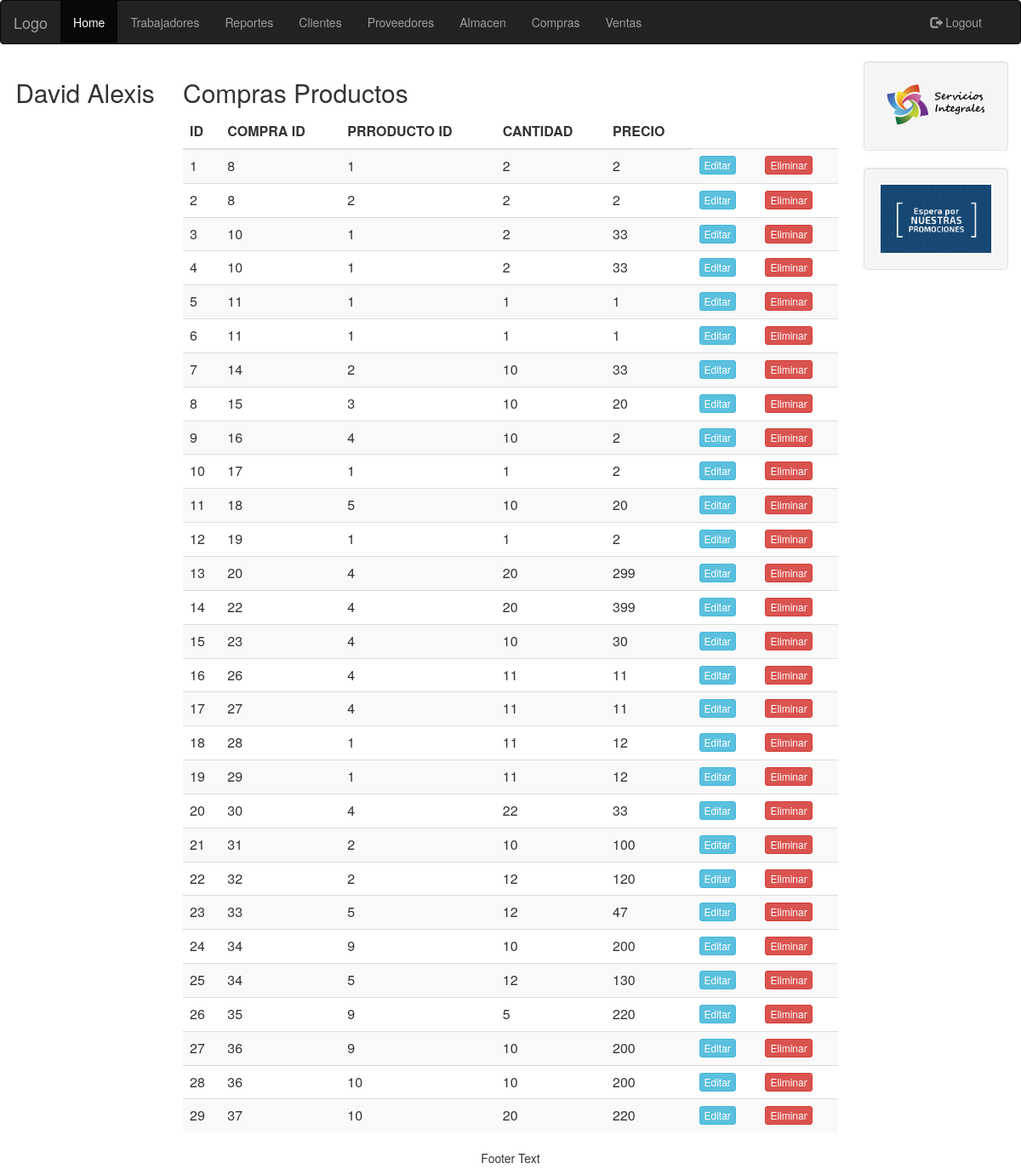
The app's page /taller/compras_producto.php (signed in) with its own data.
### tables this page shows
CREATE TABLE `trabajador` (
  `id` int(11) NOT NULL,
  `nombre` varchar(30) NOT NULL,
  `apellido` varchar(30) NOT NULL,
  `usuario` varchar(40) NOT NULL,
  `contrasena` varchar(30) NOT NULL,
  `admin` int(15) NOT NULL
);

CREATE TABLE `compras_productos` (
  `id` int(11) NOT NULL,
  `compra_id` int(11) NOT NULL,
  `producto_id` int(11) NOT NULL,
  `cantidad` int(11) NOT NULL,
  `precio` decimal(10,0) NOT NULL
);

### taller/utilidades/sesion.php (called while the page is built, shortened)
<?php
include_once('clases/Trabajador.php');
global $BD;
if (isset($_SESSION['sesion_id'])) {
	if ($_SESSION['sesion_tipo'] == 'trabajador') {
		$_usuario = new Trabajador();
		$sql = "SELECT * FROM trabajador WHERE id = {$_SESSION['sesion_id']}";
		$resultado = $BD->query($sql);
		$datos = $resultado->fetch_assoc();
		$_usuario->nombre = $datos['nombre'];
	}
} else {
	$_usuario = false;
}

### taller/clases/Trabajador.php (called while the page is built, shortened)
<?php
include_once "Almacen.php";
include_once "CompraProducto.php";
class Trabajador extends Usuario {
	public function consultarComprasProducto(){
		global $BD;
		$sql = "SELECT * FROM compras_productos";
		$result = $BD->query($sql);
		$compras = array();
		while($fila = $result->fetch_assoc()) {
			$compra = new CompraProducto($fila['id'],
						$fila['compra_id'], $fila['producto_id'],
						$fila['cantidad'], $fila['precio']);
			$compras[] = $compra;
		}
		return $compras;
	}
}

### taller/clases/CompraProducto.php (called while the page is built, shortened)
<?php
class CompraProducto {
	public function __construct($id = null, $compra_id = null, $producto_id =null, $cantidad = null, $precio = 0) {
		 $this->id = $id;
		 $this->compra_id = $compra_id;
		 $this->producto_id = $producto_id;
		 $this->cantidad = $cantidad;
		 $this->precio = $precio;
	}
}

### taller/compras_producto.php (the view, shortened to what this page needs)
<?php
include('utilidades/conexion_bd.php');
include('utilidades/sesion.php');
$compras = $_usuario->consultarComprasProducto();
 ?>
<html>
<head>
	<?php include 'utilitys.php'; ?>
</head>
<body>
	<?php include 'nav.php'; ?>
	<div class="container-fluid text-center">
		<div class="row content">
			<div class="col-sm-2 sidenav">
				<?php if ($_usuario) { ?>
				<h2><?php echo $_usuario->nombre; ?></h2>
				<?php } ?>
			</div>
			<div class="col-sm-8 text-left">
				<h2>Compras Productos</h2>
				<div class="table-responsive">
					<table class="table table-striped">
						<thead>
							<tr>
								<th>ID</th>
								<th>COMPRA ID</th>
								<th>PRRODUCTO ID</th>
								<th>CANTIDAD</th>
								<th>PRECIO</th>
							</tr>
						</thead>
						<tbody>
							<?php foreach($compras as $objeto2) { ?>
							<tr>
								<td><?php echo $objeto2->id; ?></td>
								<td><?php echo $objeto2->compra_id; ?></td>
								<td><?php echo $objeto2->producto_id; ?></td>
								<td><?php echo $objeto2->cantidad; ?></td>
								<td><?php echo $objeto2->precio; ?></td>
								<td><a href="editar_producto.php?id=<?php echo $objeto2->id; ?>" class="btn btn-info btn-xs"> Editar </a></td>
								<td><a href="eliminar_producto.php?id=<?php echo $objeto2->id;?>" class="btn btn-danger btn-xs"> Eliminar </a></td>
							</tr>
						<?php } ?>
						</tbody>
					</table>
				</div>
			</div>
			<div class="col-sm-2 sidenav">
				<div class="well">
					<img src="img/serviciosintegrales2.png" style="width:100%">
				</div>
				<div class="well">
					<img src="img/promociones.jpg" style="width:100%">
				</div>
			</div>
		</div>
	</div>
	<?php include 'footer.php'; ?>
</body>
</html>

### records on screen
trabajador: nombre "David Alexis"
compras_productos: id "1", compra "8", producto "1", cantidad "2", precio "2"
compras_productos: id "2", compra "8", producto "2", cantidad "2", precio "2"
compras_productos: id "3", compra "10", producto "1", cantidad "2", precio "33"
compras_productos: id "4", compra "10", producto "1", cantidad "2", precio "33"
compras_productos: id "5", compra "11", producto "1", cantidad "1", precio "1"
compras_productos: id "6", compra "11", producto "1", cantidad "1", precio "1"
compras_productos: id "7", compra "14", producto "2", cantidad "10", precio "33"
compras_productos: id "8", compra "15", producto "3", cantidad "10", precio "20"
compras_productos: id "9", compra "16", producto "4", cantidad "10", precio "2"
compras_productos: id "10", compra "17", producto "1", cantidad "1", precio "2"
compras_productos: id "11", compra "18", producto "5", cantidad "10", precio "20"
compras_productos: id "12", compra "19", producto "1", cantidad "1", precio "2"
compras_productos: id "13", compra "20", producto "4", cantidad "20", precio "299"
compras_productos: id "14", compra "22", producto "4", cantidad "20", precio "399"
compras_productos: id "15", compra "23", producto "4", cantidad "10", precio "30"
compras_productos: id "16", compra "26", producto "4", cantidad "11", precio "11"
compras_productos: id "17", compra "27", producto "4", cantidad "11", precio "11"
compras_productos: id "18", compra "28", producto "1", cantidad "11", precio "12"
compras_productos: id "19", compra "29", producto "1", cantidad "11", precio "12"
compras_productos: id "20", compra "30", producto "4", cantidad "22", precio "33"
compras_productos: id "21", compra "31", producto "2", cantidad "10", precio "100"
compras_productos: id "22", compra "32", producto "2", cantidad "12", precio "120"
compras_productos: id "23", compra "33", producto "5", cantidad "12", precio "47"
compras_productos: id "24", compra "34", producto "9", cantidad "10", precio "200"
compras_productos: id "25", compra "34", producto "5", cantidad "12", precio "130"
compras_productos: id "26", compra "35", producto "9", cantidad "5", precio "220"
compras_productos: id "27", compra "36", producto "9", cantidad "10", precio "200"
compras_productos: id "28", compra "36", producto "10", cantidad "10", precio "200"
compras_productos: id "29", compra "37", producto "10", cantidad "20", precio "220"
